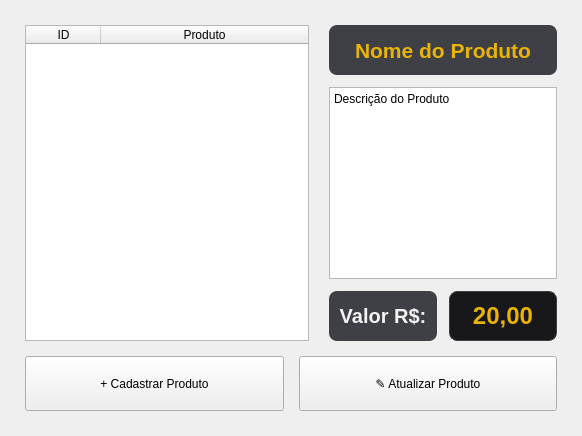
        <widget class="QWidget" name="page_4">
         <layout class="QVBoxLayout" name="verticalLayout_produtos_main">
          <property name="spacing">
           <number>15</number>
          </property>
          <property name="leftMargin">
           <number>25</number>
          </property>
          <property name="topMargin">
           <number>25</number>
          </property>
          <property name="rightMargin">
           <number>25</number>
          </property>
          <property name="bottomMargin">
           <number>25</number>
          </property>
          <item>
           <layout class="QHBoxLayout" name="horizontalLayout_produtos_split" stretch="5,4">
            <property name="spacing">
             <number>20</number>
            </property>
            <item>
             <widget class="QTableWidget" name="tableWidget_7">
              <property name="alternatingRowColors">
               <bool>true</bool>
              </property>
              <property name="selectionBehavior">
               <enum>QAbstractItemView::SelectRows</enum>
              </property>
              <attribute name="horizontalHeaderDefaultSectionSize">
               <number>75</number>
              </attribute>
              <attribute name="horizontalHeaderStretchLastSection">
               <bool>true</bool>
              </attribute>
              <column>
               <property name="text">
                <string>ID</string>
               </property>
              </column>
              <column>
               <property name="text">
                <string>Produto</string>
               </property>
              </column>
             </widget>
            </item>
            <item>
             <layout class="QVBoxLayout" name="verticalLayout_produto_detalhes">
              <property name="spacing">
               <number>12</number>
              </property>
              <item>
               <widget class="QLabel" name="label_6">
                <property name="minimumSize">
                 <size>
                  <width>0</width>
                  <height>50</height>
                 </size>
                </property>
                <property name="styleSheet">
                 <string notr="true">background-color: #3F3F46;
color: #EAB308;
font-size: 16pt;
font-weight: bold;
border-radius: 8px;</string>
                </property>
                <property name="text">
                 <string>Nome do Produto</string>
                </property>
                <property name="alignment">
                 <set>Qt::AlignCenter</set>
                </property>
               </widget>
              </item>
              <item>
               <widget class="QPlainTextEdit" name="plainTextEdit_3">
                <property name="readOnly">
                 <bool>true</bool>
                </property>
                <property name="plainText">
                 <string>Descrição do Produto</string>
                </property>
               </widget>
              </item>
              <item>
               <layout class="QHBoxLayout" name="horizontalLayout_valor_prod">
                <item>
                 <widget class="QLabel" name="label_17">
                  <property name="minimumSize">
                   <size>
                    <width>0</width>
                    <height>50</height>
                   </size>
                  </property>
                  <property name="styleSheet">
                   <string notr="true">background-color: #3F3F46;
color: #F4F4F5;
font-size: 15pt;
font-weight: bold;
border-radius: 8px;</string>
                  </property>
                  <property name="text">
                   <string>Valor R$:</string>
                  </property>
                  <property name="alignment">
                   <set>Qt::AlignCenter</set>
                  </property>
                 </widget>
                </item>
                <item>
                 <widget class="QLabel" name="label_18">
                  <property name="minimumSize">
                   <size>
                    <width>0</width>
                    <height>50</height>
                   </size>
                  </property>
                  <property name="styleSheet">
                   <string notr="true">background-color: #18181B;
color: #EAB308;
font-size: 18pt;
font-weight: bold;
border: 1px solid #3F3F46;
border-radius: 8px;</string>
                  </property>
                  <property name="text">
                   <string>20,00</string>
                  </property>
                  <property name="alignment">
                   <set>Qt::AlignCenter</set>
                  </property>
                 </widget>
                </item>
               </layout>
              </item>
             </layout>
            </item>
           </layout>
          </item>
          <item>
           <layout class="QHBoxLayout" name="horizontalLayout_5">
            <property name="spacing">
             <number>15</number>
            </property>
            <item>
             <widget class="QPushButton" name="pushButton_15">
              <property name="minimumSize">
               <size>
                <width>0</width>
                <height>55</height>
               </size>
              </property>
              <property name="cursor">
               <cursorShape>PointingHandCursor</cursorShape>
              </property>
              <property name="text">
               <string>+ Cadastrar Produto</string>
              </property>
             </widget>
            </item>
            <item>
             <widget class="QPushButton" name="pushButton_21">
              <property name="minimumSize">
               <size>
                <width>0</width>
                <height>55</height>
               </size>
              </property>
              <property name="cursor">
               <cursorShape>PointingHandCursor</cursorShape>
              </property>
              <property name="text">
               <string>✎ Atualizar Produto</string>
              </property>
             </widget>
            </item>
           </layout>
          </item>
         </layout>
        </widget>
